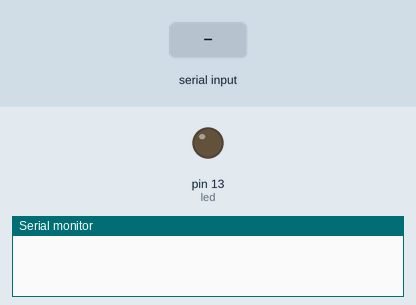
The sketch below on a simulated Arduino Uno, built with avr-gcc and run on an emulated ATmega328P. Shown: output pins drawn as LEDs (lit = HIGH), the last lines printed to the serial monitor. The test bench sets the inputs (shaded band).

Above: at 1.2 s.
1.3 s: "H" received over Serial
At 2.4 s:
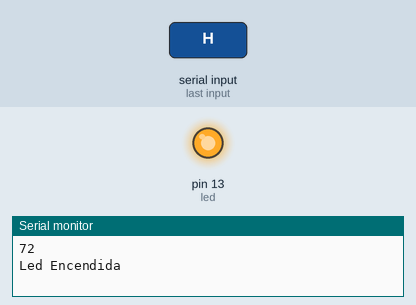
2.8 s: "L" received over Serial
At 3.6 s:
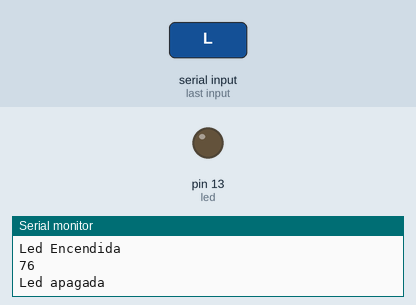
Timing chart, 0 to 5.8 s (numbered marks = the images above; inputs shaded):
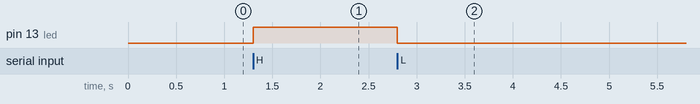

Measured:
- after the input at 1.3 s, pin 13 (led): LOW → HIGH at once
- after the input at 2.8 s, pin 13 (led): HIGH → LOW at once

The sketch:

leer_Serial.ino
```cpp
//Define el pin de la led
int led =  13;
int state = 0;
void setup()
{
  pinMode(led, OUTPUT);
  digitalWrite(led, LOW);
  Serial.begin(9600);
}
void loop()
{
  if(Serial.available())
  {
//Lee la informacion del puerto serial
    state = Serial.read();
    Serial.println(state);
    switch(state)
    {
      case 'L':
      digitalWrite(led, LOW);
      Serial.println("Led apagada");
      break;
      case 'H':
      digitalWrite(led, HIGH);
      Serial.println("Led Encendida");
      break;
    }
  }
}
```
